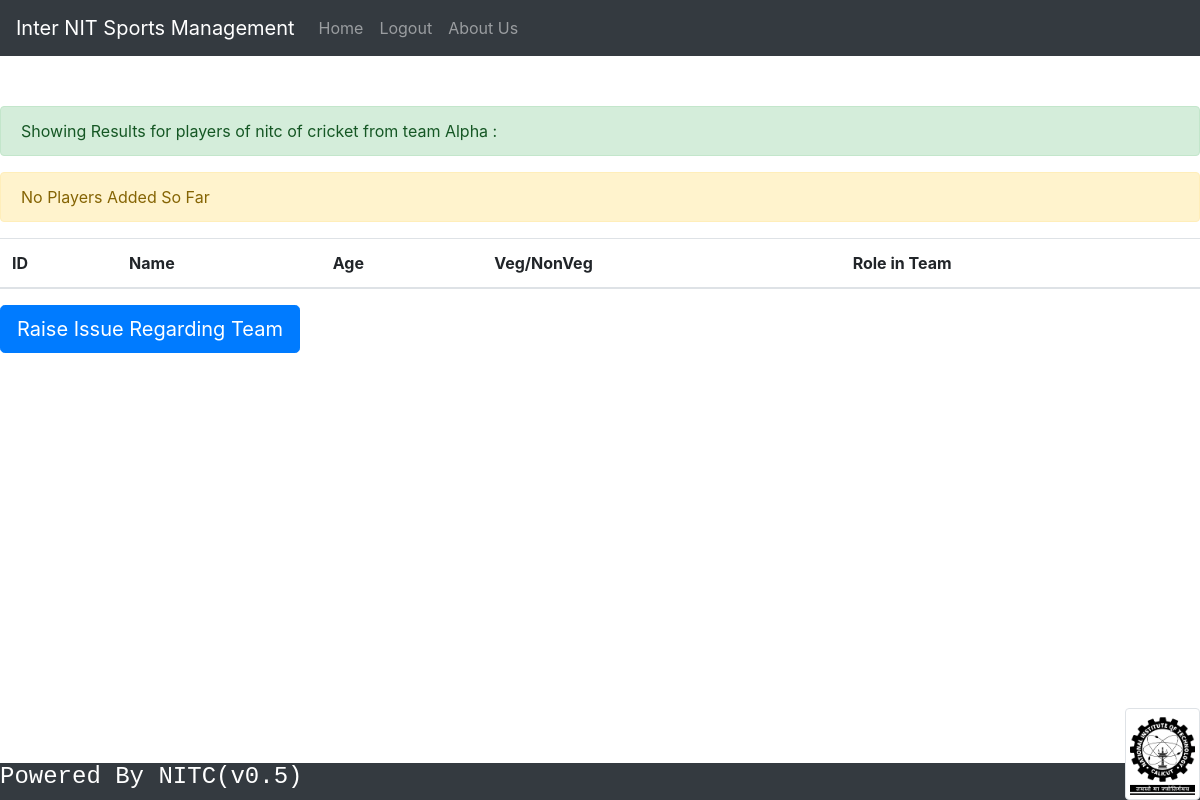
Before: /loginsystem/reg_players.php?nit=nitc&sport=cricket&team=Alpha (signed in) with the older database file.
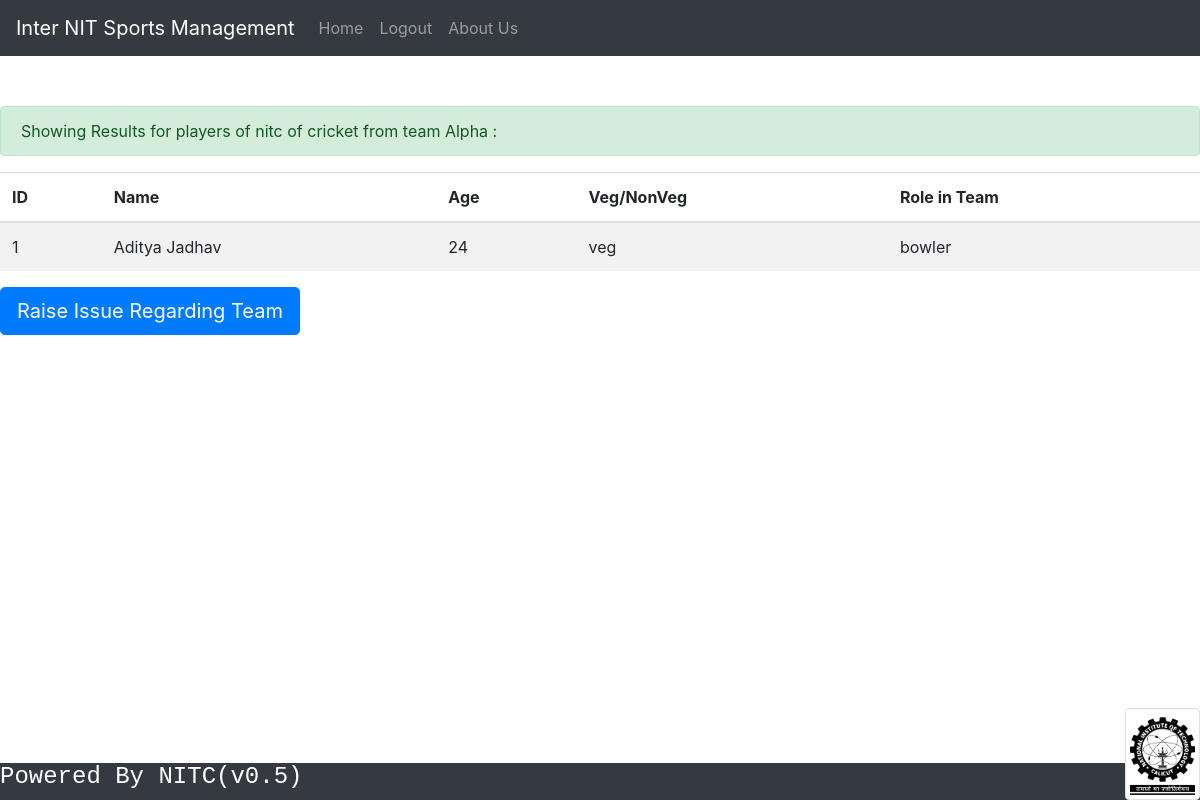
After: the same page with the newer database file.
### tables this page shows
CREATE TABLE `players` (
  `serial` int(11) NOT NULL,
  `Name` varchar(50) NOT NULL,
  `age` int(11) NOT NULL,
  `food` varchar(15) NOT NULL,
  `nit_name` varchar(25) NOT NULL,
  `sport` varchar(25) NOT NULL,
  `role` varchar(25) NOT NULL,
  `team_name` varchar(25) NOT NULL
);

### loginsystem/reg_players.php (the view, shortened to what this page needs)
<!doctype html>
<html lang="en">
  <head>
    <link rel="stylesheet" href="https://stackpath.bootstrapcdn.com/bootstrap/4.4.1/css/bootstrap.min.css">
  </head>
  <body>
  <?php require 'partials/_nav.php' ?>
  <?php require 'partials/_footer.php' ?>
	<table class="table table-striped">
		<thead>
			<tr>
				<th>ID</th>
				<th>Name</th>
				<th>Age</th>
        <th>Veg/NonVeg</th>
        <th>Role in Team</th>
			</tr>
		</thead>
		<tbody>
			<?php
				include 'partials/_dbconnect.php';
        $name = $_GET['nit'];
        $sport = $_GET['sport'];
		    $team = $_GET['team'];
        		echo"<div class='alert alert-success' role='alert'>
        Showing Results for players of $name of $sport from team $team :
        </div>";
				$sql = "SELECT * FROM `players` where `nit_name`='$name' AND `sport`= '$sport' AND `team_name`= '$team'" ;
				$result = mysqli_query($conn, $sql);
				if (mysqli_num_rows($result) > 0 ) {
				    while($row = mysqli_fetch_assoc($result)) {
  			        echo "<tr>
                          <td>" . $row["serial"] . "</td>
                          <td>" . $row["Name"] . "</td>
                          <td>" . $row["age"] . "</td>
                          <td>" . $row["food"] . "</td>
                          <td>" . $row["role"] . "</td>
                       </tr>";
          }
				} else {
          echo "<div class='alert alert-warning' role='alert'>
					No Players Added So Far
				  </div>";
				}
       ?>
	</table>
  <button type="button" class="btn btn-primary btn-lg" onclick= "window.location.href = '/INSTMS/loginsystem/issue.php'">Raise Issue Regarding Team</button>
</body>
  </body>
</html>

Changed rows visible on the page:
added players: serial "1", Name "Aditya Jadhav", age "24", food "veg", role "bowler"
Other visible differences:
text no longer shown: "No Players Added So Far"
